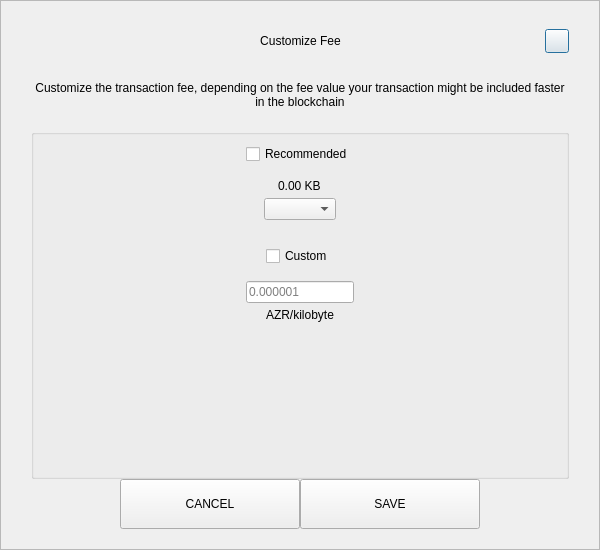
<?xml version="1.0" encoding="UTF-8"?>
<ui version="4.0">
 <class>SendCustomFeeDialog</class>
 <widget class="QDialog" name="SendCustomFeeDialog">
  <property name="geometry">
   <rect>
    <x>0</x>
    <y>0</y>
    <width>600</width>
    <height>550</height>
   </rect>
  </property>
  <property name="windowTitle">
   <string>Form</string>
  </property>
  <layout class="QVBoxLayout" name="verticalLayout_3">
   <property name="spacing">
    <number>0</number>
   </property>
   <property name="leftMargin">
    <number>0</number>
   </property>
   <property name="topMargin">
    <number>0</number>
   </property>
   <property name="rightMargin">
    <number>0</number>
   </property>
   <property name="bottomMargin">
    <number>0</number>
   </property>
   <item>
    <widget class="QFrame" name="frame">
     <property name="styleSheet">
      <string notr="true"/>
     </property>
     <property name="frameShape">
      <enum>QFrame::StyledPanel</enum>
     </property>
     <property name="frameShadow">
      <enum>QFrame::Raised</enum>
     </property>
     <layout class="QVBoxLayout" name="verticalLayout_2">
      <property name="spacing">
       <number>0</number>
      </property>
      <property name="leftMargin">
       <number>30</number>
      </property>
      <property name="topMargin">
       <number>20</number>
      </property>
      <property name="rightMargin">
       <number>30</number>
      </property>
      <property name="bottomMargin">
       <number>20</number>
      </property>
      <item>
       <layout class="QHBoxLayout" name="horizontalLayout_3">
        <property name="spacing">
         <number>0</number>
        </property>
        <item>
         <spacer name="horizontalSpacer_21">
          <property name="orientation">
           <enum>Qt::Horizontal</enum>
          </property>
          <property name="sizeHint" stdset="0">
           <size>
            <width>40</width>
            <height>20</height>
           </size>
          </property>
         </spacer>
        </item>
        <item>
         <widget class="QLabel" name="labelTitle">
          <property name="minimumSize">
           <size>
            <width>0</width>
            <height>40</height>
           </size>
          </property>
          <property name="maximumSize">
           <size>
            <width>16777215</width>
            <height>40</height>
           </size>
          </property>
          <property name="styleSheet">
           <string notr="true">padding-left:24px;</string>
          </property>
          <property name="text">
           <string>Customize Fee</string>
          </property>
          <property name="alignment">
           <set>Qt::AlignCenter</set>
          </property>
          <property name="margin">
           <number>7</number>
          </property>
         </widget>
        </item>
        <item>
         <spacer name="horizontalSpacer">
          <property name="orientation">
           <enum>Qt::Horizontal</enum>
          </property>
          <property name="sizeHint" stdset="0">
           <size>
            <width>40</width>
            <height>20</height>
           </size>
          </property>
         </spacer>
        </item>
        <item>
         <widget class="QPushButton" name="btnEsc">
          <property name="minimumSize">
           <size>
            <width>24</width>
            <height>24</height>
           </size>
          </property>
          <property name="maximumSize">
           <size>
            <width>24</width>
            <height>24</height>
           </size>
          </property>
          <property name="text">
           <string/>
          </property>
         </widget>
        </item>
       </layout>
      </item>
      <item>
       <spacer name="verticalSpacer_2">
        <property name="orientation">
         <enum>Qt::Vertical</enum>
        </property>
        <property name="sizeType">
         <enum>QSizePolicy::Fixed</enum>
        </property>
        <property name="sizeHint" stdset="0">
         <size>
          <width>20</width>
          <height>20</height>
         </size>
        </property>
       </spacer>
      </item>
      <item>
       <widget class="QLabel" name="labelMessage">
        <property name="text">
         <string>Customize the transaction fee, depending on the fee value your transaction might be included faster in the blockchain</string>
        </property>
        <property name="alignment">
         <set>Qt::AlignCenter</set>
        </property>
        <property name="wordWrap">
         <bool>true</bool>
        </property>
       </widget>
      </item>
      <item>
       <spacer name="verticalSpacer_3">
        <property name="orientation">
         <enum>Qt::Vertical</enum>
        </property>
        <property name="sizeType">
         <enum>QSizePolicy::Fixed</enum>
        </property>
        <property name="sizeHint" stdset="0">
         <size>
          <width>20</width>
          <height>20</height>
         </size>
        </property>
       </spacer>
      </item>
      <item>
       <widget class="QGroupBox" name="groupBox">
        <property name="title">
         <string/>
        </property>
        <layout class="QVBoxLayout" name="verticalLayout">
         <property name="leftMargin">
          <number>12</number>
         </property>
         <property name="rightMargin">
          <number>12</number>
         </property>
         <item>
          <layout class="QVBoxLayout" name="verticalLayout_4">
           <property name="spacing">
            <number>5</number>
           </property>
           <item alignment="Qt::AlignHCenter">
            <widget class="QCheckBox" name="checkBoxRecommended">
             <property name="text">
              <string>Recommended</string>
             </property>
            </widget>
           </item>
           <item>
            <spacer name="verticalSpacer_5">
             <property name="orientation">
              <enum>Qt::Vertical</enum>
             </property>
             <property name="sizeType">
              <enum>QSizePolicy::Fixed</enum>
             </property>
             <property name="sizeHint" stdset="0">
              <size>
               <width>20</width>
               <height>10</height>
              </size>
             </property>
            </spacer>
           </item>
           <item alignment="Qt::AlignHCenter">
            <widget class="QLabel" name="labelFee">
             <property name="text">
              <string>0.00 KB</string>
             </property>
            </widget>
           </item>
           <item alignment="Qt::AlignHCenter">
            <widget class="QComboBox" name="comboBoxRecommended"/>
           </item>
          </layout>
         </item>
         <item>
          <spacer name="verticalSpacer">
           <property name="orientation">
            <enum>Qt::Vertical</enum>
           </property>
           <property name="sizeType">
            <enum>QSizePolicy::Fixed</enum>
           </property>
           <property name="sizeHint" stdset="0">
            <size>
             <width>20</width>
             <height>20</height>
            </size>
           </property>
          </spacer>
         </item>
         <item>
          <layout class="QVBoxLayout" name="verticalLayout_5">
           <property name="spacing">
            <number>5</number>
           </property>
           <item alignment="Qt::AlignHCenter">
            <widget class="QCheckBox" name="checkBoxCustom">
             <property name="text">
              <string>Custom</string>
             </property>
            </widget>
           </item>
           <item>
            <spacer name="verticalSpacer_6">
             <property name="orientation">
              <enum>Qt::Vertical</enum>
             </property>
             <property name="sizeType">
              <enum>QSizePolicy::Fixed</enum>
             </property>
             <property name="sizeHint" stdset="0">
              <size>
               <width>20</width>
               <height>10</height>
              </size>
             </property>
            </spacer>
           </item>
           <item alignment="Qt::AlignHCenter">
            <widget class="QLineEdit" name="lineEditCustomFee">
             <property name="placeholderText">
              <string notr="true">0.000001</string>
             </property>
            </widget>
           </item>
           <item alignment="Qt::AlignHCenter">
            <widget class="QLabel" name="labelCustomFee">
             <property name="text">
              <string>AZR/kilobyte</string>
             </property>
            </widget>
           </item>
          </layout>
         </item>
         <item>
          <spacer name="verticalSpacer_4">
           <property name="orientation">
            <enum>Qt::Vertical</enum>
           </property>
           <property name="sizeHint" stdset="0">
            <size>
             <width>20</width>
             <height>40</height>
            </size>
           </property>
          </spacer>
         </item>
        </layout>
       </widget>
      </item>
      <item>
       <layout class="QHBoxLayout" name="horizontalLayout" stretch="1,2,2,1">
        <item>
         <spacer name="horizontalSpacer1">
          <property name="orientation">
           <enum>Qt::Horizontal</enum>
          </property>
          <property name="sizeHint" stdset="0">
           <size>
            <width>40</width>
            <height>20</height>
           </size>
          </property>
         </spacer>
        </item>
        <item>
         <widget class="QPushButton" name="btnCancel">
          <property name="minimumSize">
           <size>
            <width>180</width>
            <height>50</height>
           </size>
          </property>
          <property name="focusPolicy">
           <enum>Qt::NoFocus</enum>
          </property>
          <property name="text">
           <string>CANCEL</string>
          </property>
         </widget>
        </item>
        <item>
         <widget class="QPushButton" name="btnSave">
          <property name="minimumSize">
           <size>
            <width>180</width>
            <height>50</height>
           </size>
          </property>
          <property name="focusPolicy">
           <enum>Qt::NoFocus</enum>
          </property>
          <property name="text">
           <string>SAVE</string>
          </property>
         </widget>
        </item>
        <item>
         <spacer name="horizontalSpacer_2">
          <property name="orientation">
           <enum>Qt::Horizontal</enum>
          </property>
          <property name="sizeHint" stdset="0">
           <size>
            <width>40</width>
            <height>20</height>
           </size>
          </property>
         </spacer>
        </item>
       </layout>
      </item>
     </layout>
    </widget>
   </item>
  </layout>
 </widget>
 <resources/>
 <connections/>
</ui>
